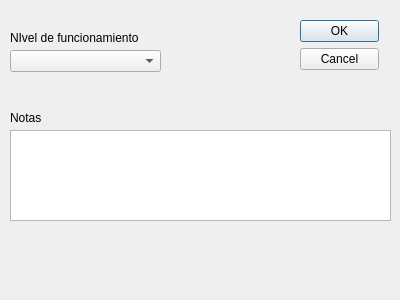
<?xml version="1.0" encoding="UTF-8"?>
<ui version="4.0">
 <class>adialogWidget</class>
 <widget class="QDialog" name="adialogWidget">
  <property name="windowModality">
   <enum>Qt::WindowModal</enum>
  </property>
  <property name="geometry">
   <rect>
    <x>0</x>
    <y>0</y>
    <width>400</width>
    <height>300</height>
   </rect>
  </property>
  <property name="sizePolicy">
   <sizepolicy hsizetype="Fixed" vsizetype="Fixed">
    <horstretch>0</horstretch>
    <verstretch>0</verstretch>
   </sizepolicy>
  </property>
  <property name="windowTitle">
   <string>Introduzca Información</string>
  </property>
  <widget class="QWidget" name="layoutWidget">
   <property name="geometry">
    <rect>
     <x>300</x>
     <y>20</y>
     <width>79</width>
     <height>106</height>
    </rect>
   </property>
   <layout class="QVBoxLayout">
    <property name="spacing">
     <number>6</number>
    </property>
    <property name="margin">
     <number>0</number>
    </property>
    <item>
     <widget class="QPushButton" name="okButton">
      <property name="text">
       <string>OK</string>
      </property>
     </widget>
    </item>
    <item>
     <widget class="QPushButton" name="cancelButton">
      <property name="text">
       <string>Cancel</string>
      </property>
     </widget>
    </item>
    <item>
     <spacer>
      <property name="orientation">
       <enum>Qt::Vertical</enum>
      </property>
      <property name="sizeHint" stdset="0">
       <size>
        <width>20</width>
        <height>40</height>
       </size>
      </property>
     </spacer>
    </item>
   </layout>
  </widget>
  <widget class="QLabel" name="label">
   <property name="geometry">
    <rect>
     <x>10</x>
     <y>30</y>
     <width>161</width>
     <height>16</height>
    </rect>
   </property>
   <property name="text">
    <string>NIvel de funcionamiento</string>
   </property>
  </widget>
  <widget class="QTextEdit" name="notes">
   <property name="geometry">
    <rect>
     <x>10</x>
     <y>130</y>
     <width>381</width>
     <height>91</height>
    </rect>
   </property>
  </widget>
  <widget class="QLabel" name="label_2">
   <property name="geometry">
    <rect>
     <x>10</x>
     <y>110</y>
     <width>151</width>
     <height>16</height>
    </rect>
   </property>
   <property name="text">
    <string>Notas</string>
   </property>
  </widget>
  <widget class="QComboBox" name="fLevel">
   <property name="geometry">
    <rect>
     <x>10</x>
     <y>50</y>
     <width>151</width>
     <height>22</height>
    </rect>
   </property>
   <property name="modelColumn">
    <number>0</number>
   </property>
  </widget>
 </widget>
 <resources/>
 <connections>
  <connection>
   <sender>okButton</sender>
   <signal>clicked()</signal>
   <receiver>adialogWidget</receiver>
   <slot>accept()</slot>
   <hints>
    <hint type="sourcelabel">
     <x>351</x>
     <y>38</y>
    </hint>
    <hint type="destinationlabel">
     <x>233</x>
     <y>29</y>
    </hint>
   </hints>
  </connection>
  <connection>
   <sender>cancelButton</sender>
   <signal>clicked()</signal>
   <receiver>adialogWidget</receiver>
   <slot>reject()</slot>
   <hints>
    <hint type="sourcelabel">
     <x>330</x>
     <y>66</y>
    </hint>
    <hint type="destinationlabel">
     <x>197</x>
     <y>125</y>
    </hint>
   </hints>
  </connection>
 </connections>
</ui>
